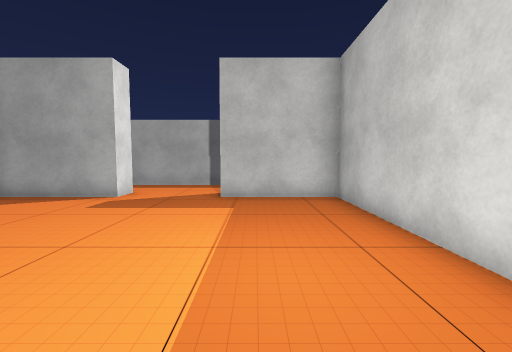
view 1 (above)

19 first-person views from a walk through a scene from a Unity 3-D project. The camera is 1.2 m above the floor, tilts 4° down and sees 90° across. The floor is counted in squares, 1 m on a side. Each view is taken from the middle of a square. On the plan, view 1 faces up. The plan holds only what a view shows up to about 12 squares ahead; the rest is blank. The place goes on beyond the plan. The player character is not drawn. Some animated figures are not drawn. Some surface patterns are stand-ins.

view 2
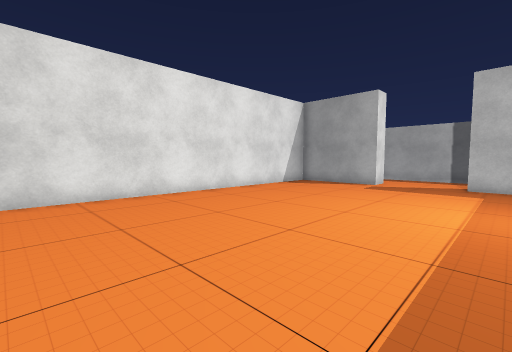

view 3
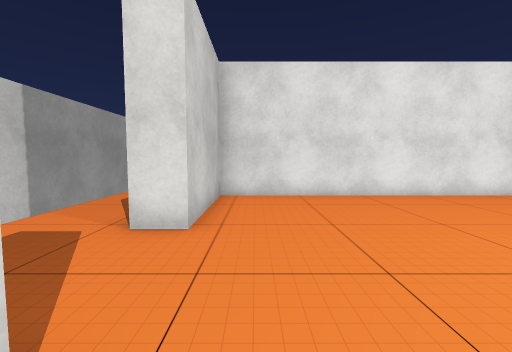

view 4
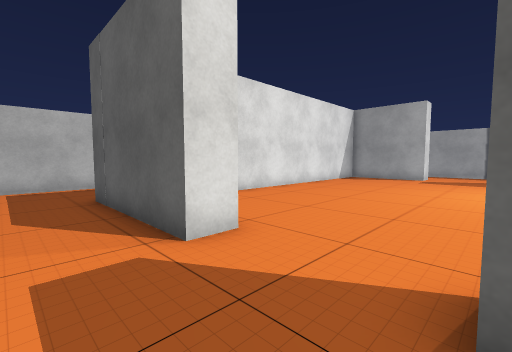

view 5
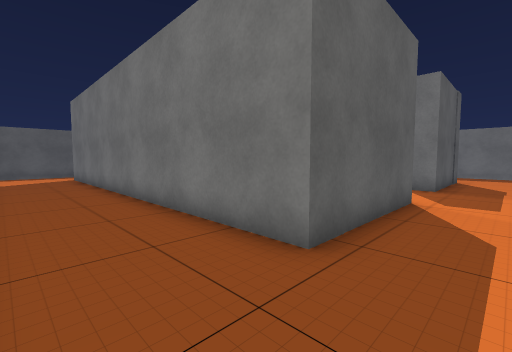

view 6
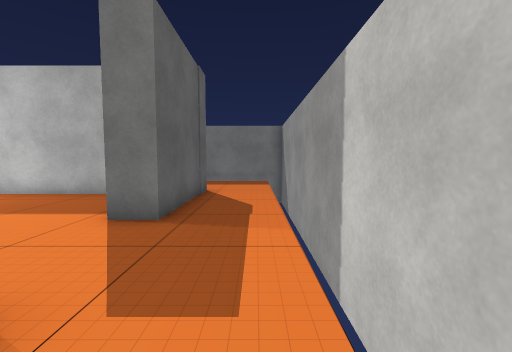

view 7
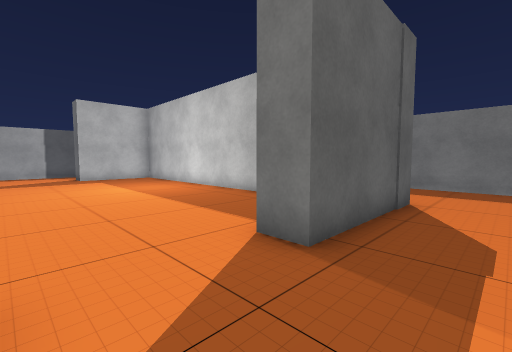

view 8
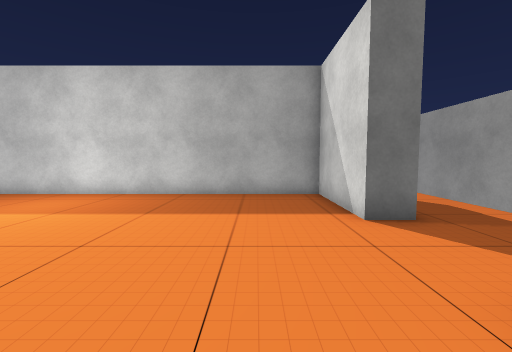

view 9
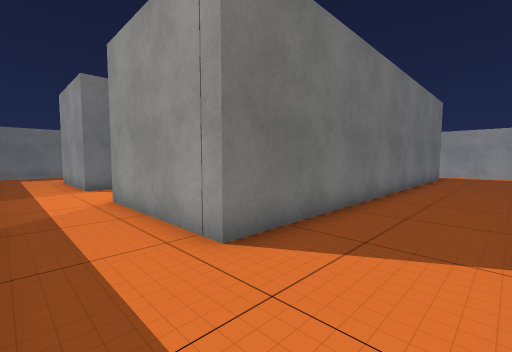

view 10
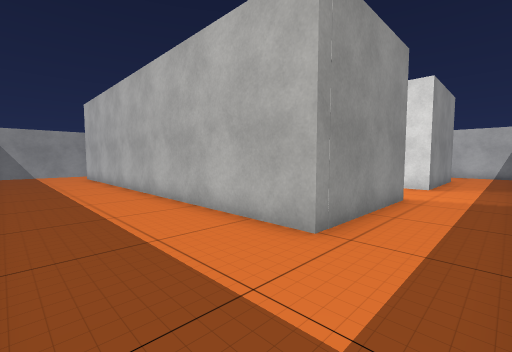

view 11
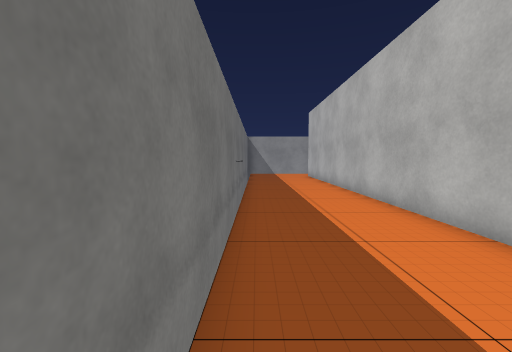

view 12
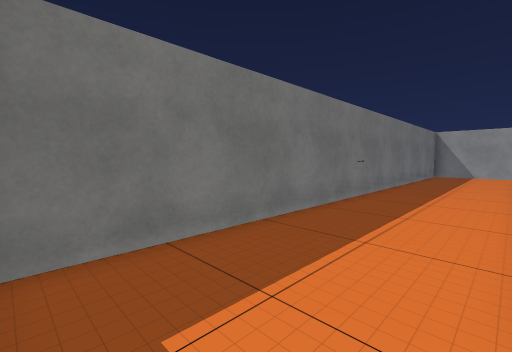

view 13
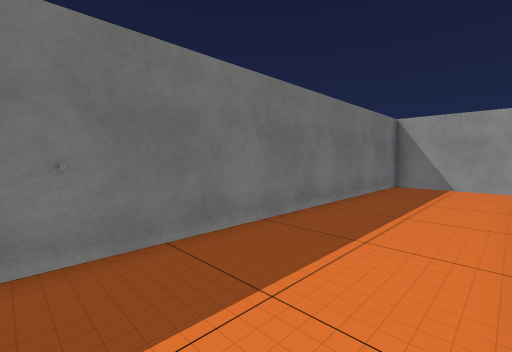

view 14
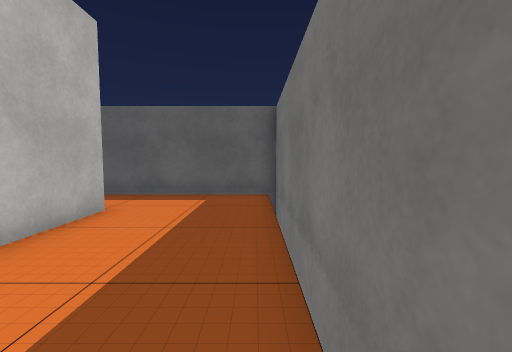

view 15
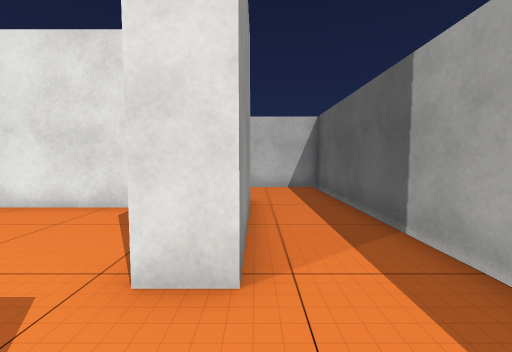

view 16
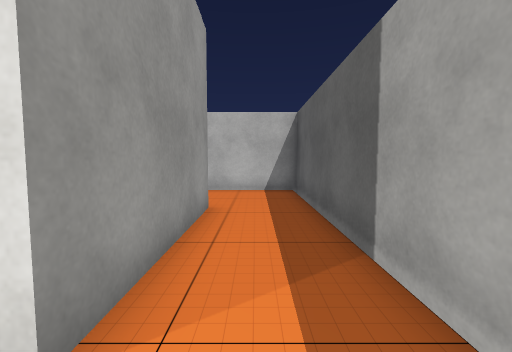

view 17
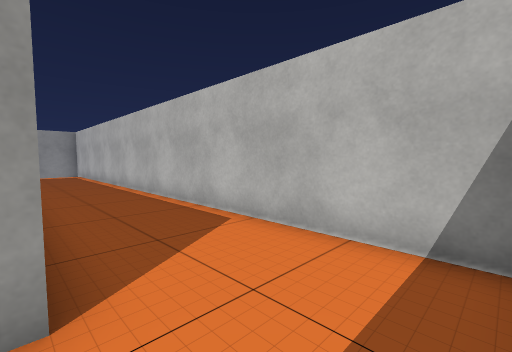

view 18
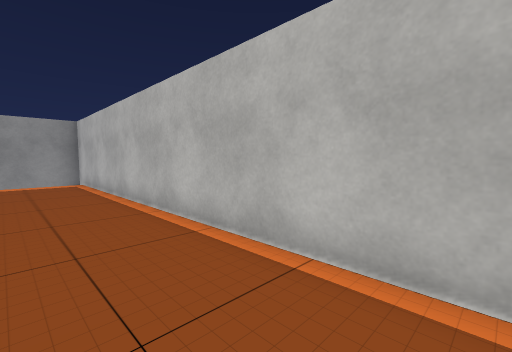

view 19
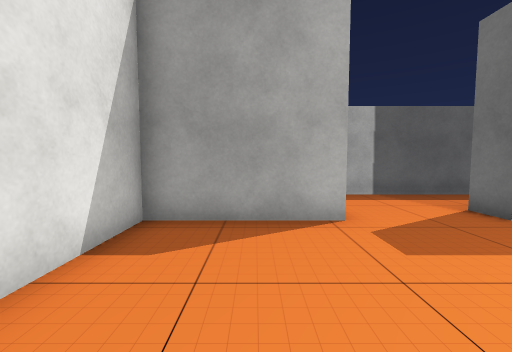

### Floor plan
Points are (right, up) in squares from view 1. A wall is a line through its corners. A room is listed if a view was taken in it or the views show most of it. See-through windows are left out.
Room 1 (views 1, 2, 3, 4, 5, 6, 7, 8, 9, 12, 15, 16, 17, 18, 19)
walls: (-4.3, 7.9) (-8.2, 7.9) (-8.2, -5.1) (-4.3, -5.1) (-4.3, -6.1) (-9.2, -6.1) (-9.2, 8.8) (-4.3, 8.8) (-4.3, 7.9); (-4.8, -9.4) (4.5, -9.4); (3.6, -6.1) (-1.1, -6.1) (-1.1, -5.1) (2.5, -5.1) (2.5, 7.9) (-1.1, 7.9) (-1.1, 8.8) (3.5, 8.8); (4.5, 11.5) (-12.6, 11.5) (-12.6, -9.4) (-5.2, -9.4)
ways out: opening at (3.5, -7.5) to room 2; opening at (4, 10.5) to room 2
Room 2 (views 10, 11, 13, 14)
walls: (7.7, 3.5) (7.7, 11.5) (4.5, 11.5); (3.5, 8.8) (3.5, -2.6); (4.5, -9.4) (7.7, -9.4) (7.7, 2.6)
ways out: opening at (3.5, -7.5) to room 1; opening at (4, 10.5) to room 1

Where each view was taken, in squares from view 1:
view 1: 0 up, 0 right, facing up
view 2: 4 down, 0 right, facing up-left
view 3: 4 down, 0 right, facing left
view 4: 8 down, 1 left, facing up-left
view 5: 8 down, 12 left, facing up-right
view 6: 8 down, 6 left, facing right
view 7: 8 down, 4 left, facing up-right
view 8: 3 down, 6 left, facing right
view 9: 11 up, 12 left, facing down-right
view 10: 11 up, 7 right, facing down-left
view 11: 11 up, 7 right, facing down
view 12: 11 up, 4 right, facing down-right
view 13: 3 up, 4 right, facing down-right
view 14: 3 up, 7 right, facing up
view 15: 9 up, 2 left, facing left
view 16: 10 up, 3 left, facing left
view 17: 11 up, 9 left, facing down-left
view 18: 5 up, 10 left, facing down-left
view 19: 3 up, 6 left, facing up
